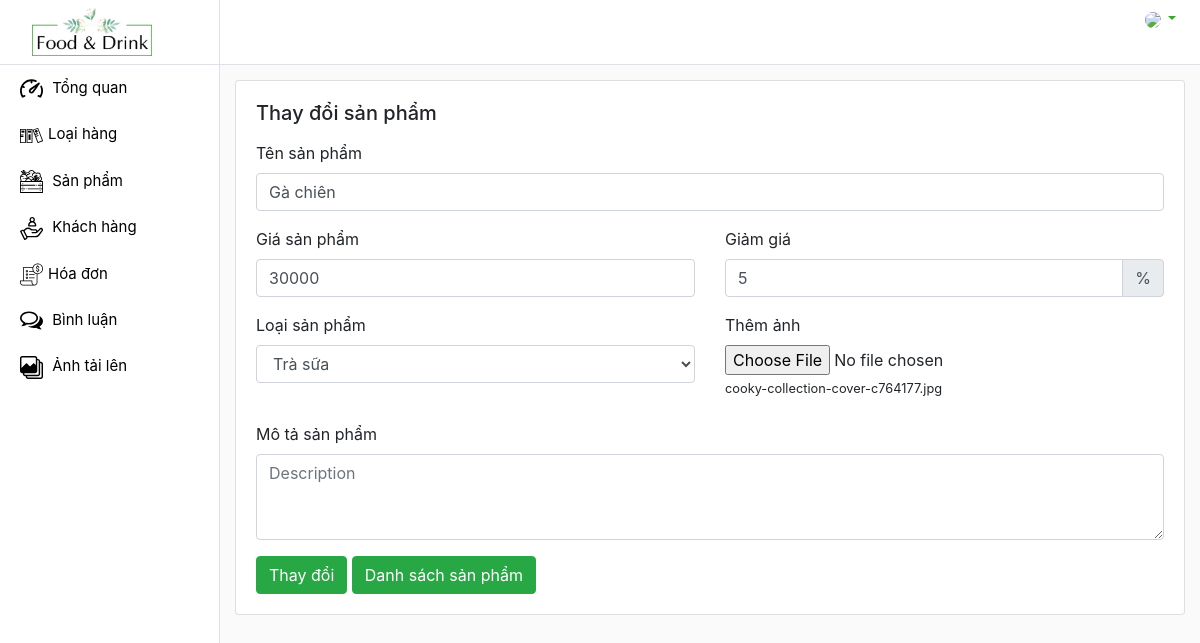
The page /admin/products/index.php?viewEditProduct&id_product=22 on the database its author committed.
### tables this page shows
CREATE TABLE `products` (
  `id_product` int(12) NOT NULL,
  `name_product` varchar(120) NOT NULL,
  `img_product` varchar(200) NOT NULL,
  `price_product` float NOT NULL,
  `sale` float NOT NULL,
  `view` int(10) NOT NULL,
  `kind_product` int(11) NOT NULL,
  `description` text NOT NULL
);

### admin/products/index.php (called while the page is built, shortened)
<?php
    require '../../global.php';
    require '../../DAO/functionProduct.php';
    require '../../DAO/functionKindProduct.php';
    extract($_REQUEST);
    $kindProducts = selectKindProduct();
    if(array_key_exists('viewAddProduct', $_REQUEST)) {
        $view_name = 'viewAddProduct.php';
    }
    else if(array_key_exists('addNewProduct', $_REQUEST)) {
        $img_product = save_file("img", $DIR_IMG);
        insertProduct($name_product, $price_product, $sale, $kind_product, $img_product, $description);
        $message = 'Thêm mới thành công!';
        $view_name = 'viewAddProduct.php';
    }
    else if(array_key_exists('deleteProduct', $_REQUEST)){
        deleteProduct($id_product);
        $message = 'Xóa thành công!';
        $products = selectProducts();
        $view_name = 'displayTableProducts.php';
    }
    else if(array_key_exists('viewEditProduct', $_REQUEST)){
        $product = selectProduct($id_product);
    }
    require('../layout.php');
?>

### DAO/functionProduct.php (called while the page is built, shortened)
<?php
    require_once 'database.php';
    function selectProduct($id_product){
        global $db;
        $select = "SELECT * FROM products WHERE id_product = '$id_product'";
        $product = $db->query($select);
        return $product->fetch();
    }
?>

### DAO/functionKindProduct.php (called while the page is built, shortened)
<?php
    require 'database.php';
    function selectKindProduct(){
        global $db;
        $select = "SELECT * FROM kind_products";
        return $db->query($select);
    }
 ?>

### global.php (called while the page is built, shortened)
<?php
    $URL = "/du-an-1";
    $URL_ADMIN = $URL . '/admin';
?>

### admin/products/editProduct.php (the view, shortened to what this page needs)
<div class="card">
    <div class="card-body">
        <h5 class="mb-3">Thay đổi sản phẩm</h5>
        <form action="index.php" method="POST" enctype="multipart/form-data">
            <div class="form-group">
                <label for="name_product">Tên sản phẩm</label>
                <input type="text" class="form-control" id="name_product" name="name_product"
                    placeholder="Enter product" value="<?=$product['name_product']?>">
            </div>
            <div class="form-group">
                <div class="row">
                    <div class="col">
                        <label for="price_product">Giá sản phẩm</label>
                        <input type="text" class="form-control" id="price_product" name="price_product"
                            placeholder="Enter price" value="<?=$product['price_product']?>">
                    </div>
                    <div class="col">
                        <label for="sale">Giảm giá</label>
                        <div class="input-group">
                            <input type="text" id="sale" name="sale" class="form-control" placeholder="Sale"
                                aria-label="Recipient's username" aria-describedby="basic-addon2" value="<?=$product['sale']?>">
                            <div class="input-group-append">
                                <span class="input-group-text" id="basic-addon2">%</span>
                            </div>
                        </div>
                    </div>
                </div>
            </div>
            <div class="form-group">
                <div class="row">
                    <div class="col">
                        <label for="kind_product">Loại sản phẩm</label>
                        <select class="form-control" id="kind_product" name="kind_product" value="<?=$product['kind_product']?>">
                            <?php foreach($kindProducts as $kind) : ?>
                                <option value="<?=$kind['id_kind']?>"><?=$kind['name_kind']?></option>
                            <?php endforeach ?>
                        </select>
                    </div>
                    <div class="col">
                        <label for="exampleFormControlFile1">Thêm ảnh</label>
                        <input type="file" name="img" class="form-control-file" id="exampleFormControlFile1">
                        <label class="small"><?=$product['img_product']?></label>
                    </div>
                </div>
            </div>
            <div class="form-group">
                <label for="description">Mô tả sản phẩm</label>
                <textarea class="form-control" id="description" rows="3" name="description"
                    placeholder="Description"><?=$product['description']?></textarea>
            </div>
            <button type="submit" class="btn btn-success" name="editProduct">Thay đổi</button>
            <a href="<?=$URL_ADMIN?>/products" class="btn btn-success">Danh sách sản phẩm</a>
        </form>
    </div>
</div>

### css/admin.css (style rules this page uses)
body { background-color: #fafafa; }

### css/index.css (style rules this page uses)
body { margin: 0; padding: 0; }

### rows shown on the page
products: name_product "Gà chiên", price_product "30000", sale "5", img_product "cooky-collection-cover-c764177.jpg"

### other values the page prints
form field kind_product "Trà sữa"
